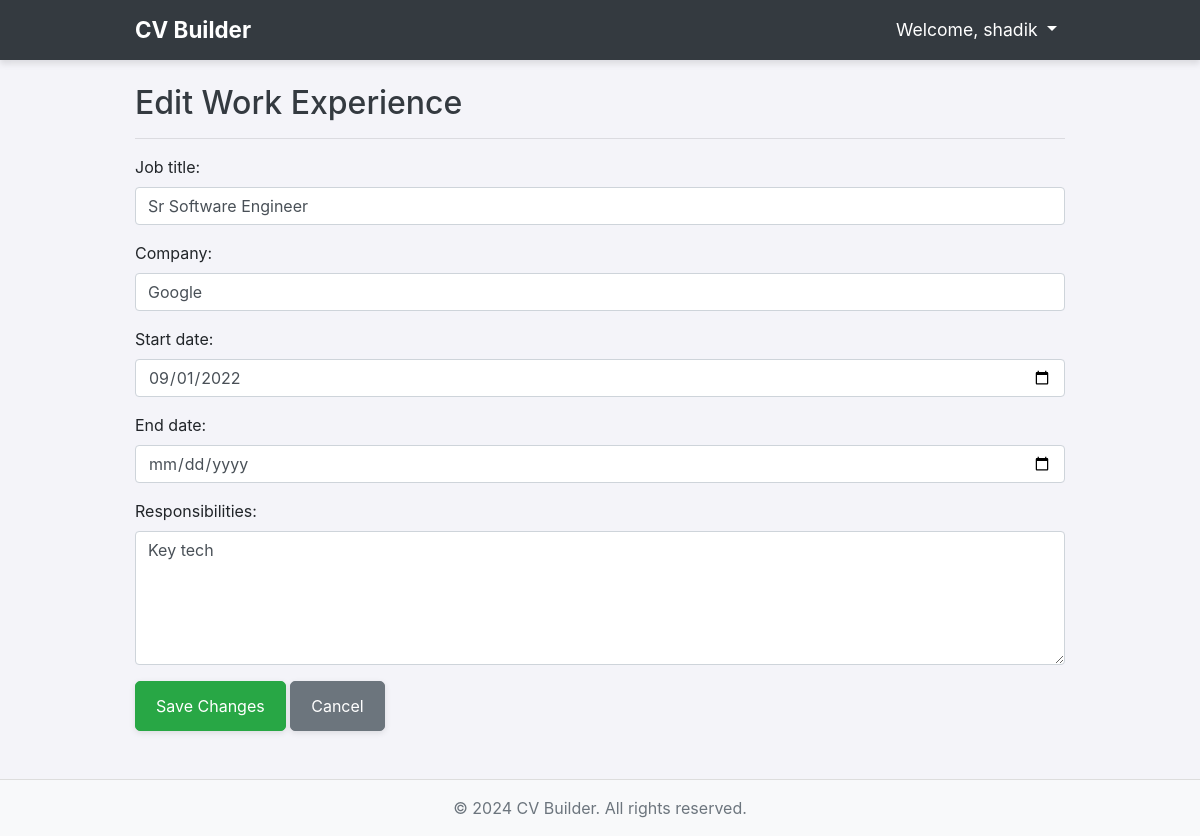
Page /work-experience/edit/3/ (signed in) on the committed database.
### cvs/models.py (models this page shows, shortened)
class WorkExperience(models.Model):
    profile = models.ForeignKey(Profile, on_delete=models.CASCADE)
    job_title = models.CharField(max_length=100)
    company = models.CharField(max_length=200)
    start_date = models.DateField()  # Job start date
    end_date = models.DateField(blank=True, null=True)  # End date can be null
    responsibilities = models.TextField()  # List of job responsibilities

### cvs/views.py (the view)
# urls.py: path('work-experience/edit/<int:experience_id>/', views.edit_work_experience, name='edit_work_experience'),
@login_required
def edit_work_experience(request, experience_id):
    work_experience = get_object_or_404(WorkExperience, id=experience_id, profile=request.user.profile)
    if request.method == 'POST':
        form = WorkExperienceForm(request.POST, instance=work_experience)
        if form.is_valid():
            form.save()
            messages.success(request, 'Work experience updated successfully.')
            return redirect('cvs:dashboard')
    else:
        form = WorkExperienceForm(instance=work_experience)
    return render(request, 'cvs/edit_work_experience.html', {'form': form})

### cvs/forms.py
class WorkExperienceForm(forms.ModelForm):
    class Meta:
        model = WorkExperience
        fields = ['job_title', 'company', 'start_date', 'end_date', 'responsibilities']
        widgets = {
            'job_title': forms.TextInput(attrs={
                'class': 'form-control',
                'placeholder': 'Enter your job title',
            }),
            'company': forms.TextInput(attrs={
                'class': 'form-control',
                'placeholder': 'Enter the company name',
            }),
            'start_date': forms.TextInput(attrs={
                'type': 'date',
                'class': 'form-control',
            }),  # HTML5 date input
            'end_date': forms.TextInput(attrs={
                'type': 'date',
                'class': 'form-control',
            }),  # HTML5 date input
            'responsibilities': forms.Textarea(attrs={
                'class': 'form-control',
                'placeholder': 'Describe your responsibilities',
                'rows': 5,
            }),
        }

### cvs/templates/cvs/edit_work_experience.html (shortened to what this page needs)
{% extends 'cvs/base.html' %}
{% block content %}
<div class="mt-4">
    <h2>Edit Work Experience</h2>
    <hr />
    <form method="post">
        {{ form.as_p }}
        <button type="submit" class="btn btn-success">Save Changes</button>
        <a href="{% url 'cvs:dashboard' %}" class="btn btn-secondary">Cancel</a>
    </form>
</div>
<link rel="stylesheet" href="https://cdn.jsdelivr.net/npm/flatpickr/dist/flatpickr.min.css">
{% endblock %}

### cvs/templates/cvs/base.html (shortened to what this page needs)
{% load static %}
<!DOCTYPE html>
<html lang="en">
  <head>
    <link
      href="https://cdn.jsdelivr.net/npm/bootstrap@4.6.0/dist/css/bootstrap.min.css"
      rel="stylesheet"
    />
    <link href="{% static 'css/styles.css' %}" rel="stylesheet" />
  </head>
  <body>
    <nav class="navbar navbar-expand-lg navbar-dark bg-dark">
      <div class="container">
        <a class="navbar-brand" href="{% url 'cvs:home' %}">
          CV Builder
        </a>
        <div class="collapse navbar-collapse" id="navbarNav">
          <ul class="navbar-nav ml-auto">
            {% if user.is_authenticated %}
            <li class="nav-item dropdown">
              <a class="nav-link dropdown-toggle" href="#" id="navbarDropdown" role="button" data-toggle="dropdown" aria-haspopup="true" aria-expanded="false">
                Welcome, {{ user.username }}
              </a>
            </li>
            {% endif %}
          </ul>
        </div>
      </div>
    </nav>
    <div class="container">{% block content %} {% endblock %}</div>
    <footer class="footer bg-light text-center py-3 mt-5">
      <div class="container">
        <span class="text-muted"
          >&copy; 2024 CV Builder. All rights reserved.</span
        >
      </div>
    </footer>
  </body>
</html>

### cvs/static/css/styles.css (style rules this page uses)
body { background-color: #f8f9fa; }
h1, h2, h3, h4, h5, h6 { color: #343a40; }
.navbar { font-size: 1.1rem; }
.navbar-brand { font-size: 1.5rem; }
.footer { border-top: 1px solid #ddd; }
.container { max-width: 960px; }
.btn { padding: 0.75rem 1.25rem; border-radius: 5px; }
input, textarea { border-radius: 5px; padding: 0.75rem; border: 1px solid #ced4da; }
body { background-color: #f4f4f9; }
.navbar { font-size: 1.1rem; box-shadow: 0 4px 6px rgba(0, 0, 0, 0.1); }
.navbar-brand { font-size: 1.4rem; font-weight: bold; color: #fff; }
.nav-link { color: #fff !important; transition: color 0.3s; }
.footer { background-color: #343a40; color: #adb5bd; padding: 1rem 0; }
.footer span { color: #adb5bd; }
.btn { box-shadow: 0 2px 6px rgba(0, 0, 0, 0.1); }

### rows in the picture
WorkExperience: job_title "Sr Software Engineer", company "Google", start_date "09/01/2022", responsibilities "Key tech"

### other values in the picture
{{ user.username }} "shadik"
